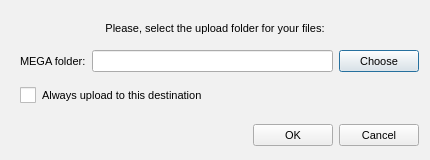
<?xml version="1.0" encoding="UTF-8"?>
<ui version="4.0">
 <class>UploadToMegaDialog</class>
 <widget class="QDialog" name="UploadToMegaDialog">
  <property name="geometry">
   <rect>
    <x>0</x>
    <y>0</y>
    <width>430</width>
    <height>160</height>
   </rect>
  </property>
  <property name="minimumSize">
   <size>
    <width>430</width>
    <height>160</height>
   </size>
  </property>
  <property name="maximumSize">
   <size>
    <width>430</width>
    <height>160</height>
   </size>
  </property>
  <property name="windowTitle">
   <string>Upload to MEGA</string>
  </property>
  <property name="styleSheet">
   <string notr="true">QWidget
{
font-size: 11px;
}

QCheckBox::indicator {
     width: 16px;
     height: 16px;
 }

QRadioButton::indicator {
     width: 16px;
     height: 16px;
 }

QScrollBar:horizontal {
height: 16px;
}

QPushButton
{
    min-height: 14px;
	height: 14px;
}

#UploadToMegaDialog
{
	background-color: #f1f1f1;
}
</string>
  </property>
  <layout class="QVBoxLayout" name="verticalLayout">
   <item>
    <widget class="QLabel" name="label">
     <property name="minimumSize">
      <size>
       <width>0</width>
       <height>24</height>
      </size>
     </property>
     <property name="maximumSize">
      <size>
       <width>16777215</width>
       <height>24</height>
      </size>
     </property>
     <property name="text">
      <string>Please, select the upload folder for your files:</string>
     </property>
     <property name="alignment">
      <set>Qt::AlignBottom|Qt::AlignHCenter</set>
     </property>
    </widget>
   </item>
   <item>
    <widget class="QWidget" name="widget" native="true">
     <layout class="QHBoxLayout" name="horizontalLayout">
      <property name="spacing">
       <number>6</number>
      </property>
      <property name="leftMargin">
       <number>9</number>
      </property>
      <property name="topMargin">
       <number>0</number>
      </property>
      <property name="rightMargin">
       <number>0</number>
      </property>
      <property name="bottomMargin">
       <number>0</number>
      </property>
      <item>
       <widget class="QLabel" name="label_2">
        <property name="text">
         <string>MEGA folder:</string>
        </property>
       </widget>
      </item>
      <item>
       <widget class="QLineEdit" name="eFolderPath">
        <property name="enabled">
         <bool>true</bool>
        </property>
        <property name="readOnly">
         <bool>true</bool>
        </property>
        <property name="placeholderText">
         <string notr="true"/>
        </property>
       </widget>
      </item>
      <item>
       <widget class="QPushButton" name="bChange">
        <property name="text">
         <string>Choose</string>
        </property>
        <property name="iconSize">
         <size>
          <width>24</width>
          <height>24</height>
         </size>
        </property>
        <property name="flat">
         <bool>false</bool>
        </property>
       </widget>
      </item>
     </layout>
    </widget>
   </item>
   <item>
    <widget class="QCheckBox" name="cDefaultPath">
     <property name="enabled">
      <bool>true</bool>
     </property>
     <property name="styleSheet">
      <string notr="true">margin-left: 9px;</string>
     </property>
     <property name="text">
      <string>Always upload to this destination</string>
     </property>
     <property name="checked">
      <bool>false</bool>
     </property>
    </widget>
   </item>
   <item>
    <widget class="QWidget" name="bLayout" native="true">
     <property name="maximumSize">
      <size>
       <width>16777215</width>
       <height>40</height>
      </size>
     </property>
     <layout class="QHBoxLayout" name="horizontalLayout_2">
      <property name="spacing">
       <number>6</number>
      </property>
      <property name="leftMargin">
       <number>0</number>
      </property>
      <property name="topMargin">
       <number>12</number>
      </property>
      <property name="rightMargin">
       <number>0</number>
      </property>
      <property name="bottomMargin">
       <number>0</number>
      </property>
      <item>
       <spacer name="horizontalSpacer">
        <property name="orientation">
         <enum>Qt::Horizontal</enum>
        </property>
        <property name="sizeHint" stdset="0">
         <size>
          <width>40</width>
          <height>20</height>
         </size>
        </property>
       </spacer>
      </item>
      <item>
       <widget class="QPushButton" name="bOK">
        <property name="text">
         <string>OK</string>
        </property>
       </widget>
      </item>
      <item>
       <widget class="QPushButton" name="bCancel">
        <property name="text">
         <string>Cancel</string>
        </property>
       </widget>
      </item>
     </layout>
    </widget>
   </item>
  </layout>
 </widget>
 <resources/>
 <connections>
  <connection>
   <sender>bCancel</sender>
   <signal>clicked()</signal>
   <receiver>UploadToMegaDialog</receiver>
   <slot>reject()</slot>
   <hints>
    <hint type="sourcelabel">
     <x>383</x>
     <y>151</y>
    </hint>
    <hint type="destinationlabel">
     <x>214</x>
     <y>89</y>
    </hint>
   </hints>
  </connection>
 </connections>
</ui>
